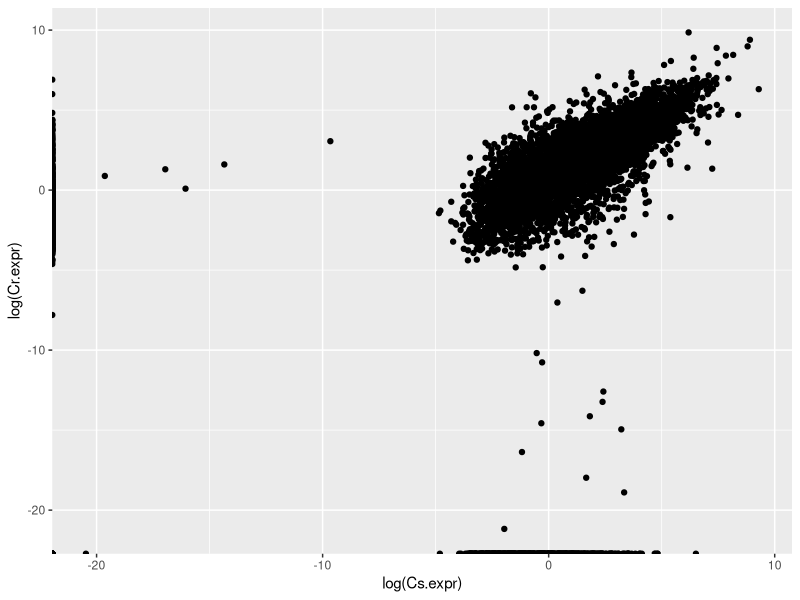
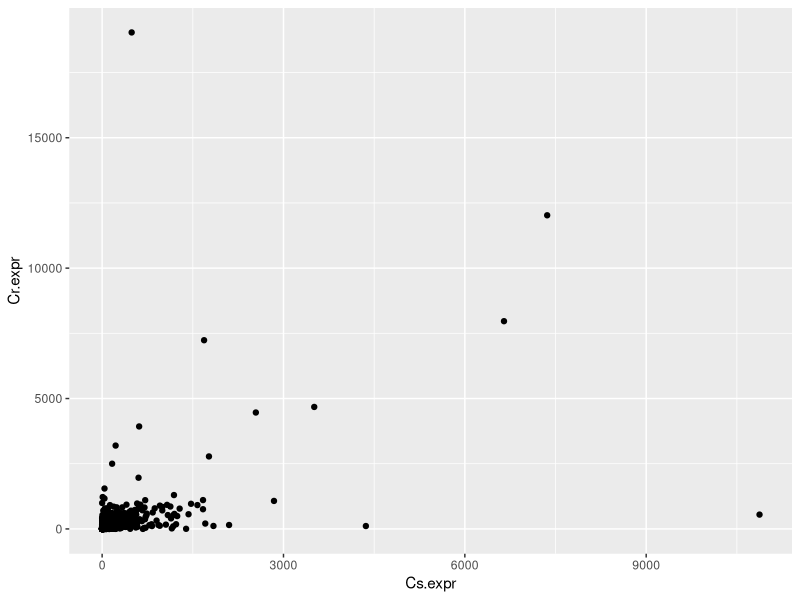

R code for these plots, in order:
library(ggplot2)
library(dplyr)
library(tidyverse)

orthtable <- read_delim("Citrus_Orthologs_v20200817.tsv",delim="\t",
                        col_names = c("OrthoGroup","Cs", "Cr", "Cs.expr","Cr.expr"))
ggplot(orthtable, aes(x=log(Cs.expr), y=log(Cr.expr))) + geom_point()
ggplot(orthtable, aes(x=Cs.expr, y=Cr.expr)) + geom_point()
cor(orthtable$Cs.expr,orthtable$Cr.expr)

